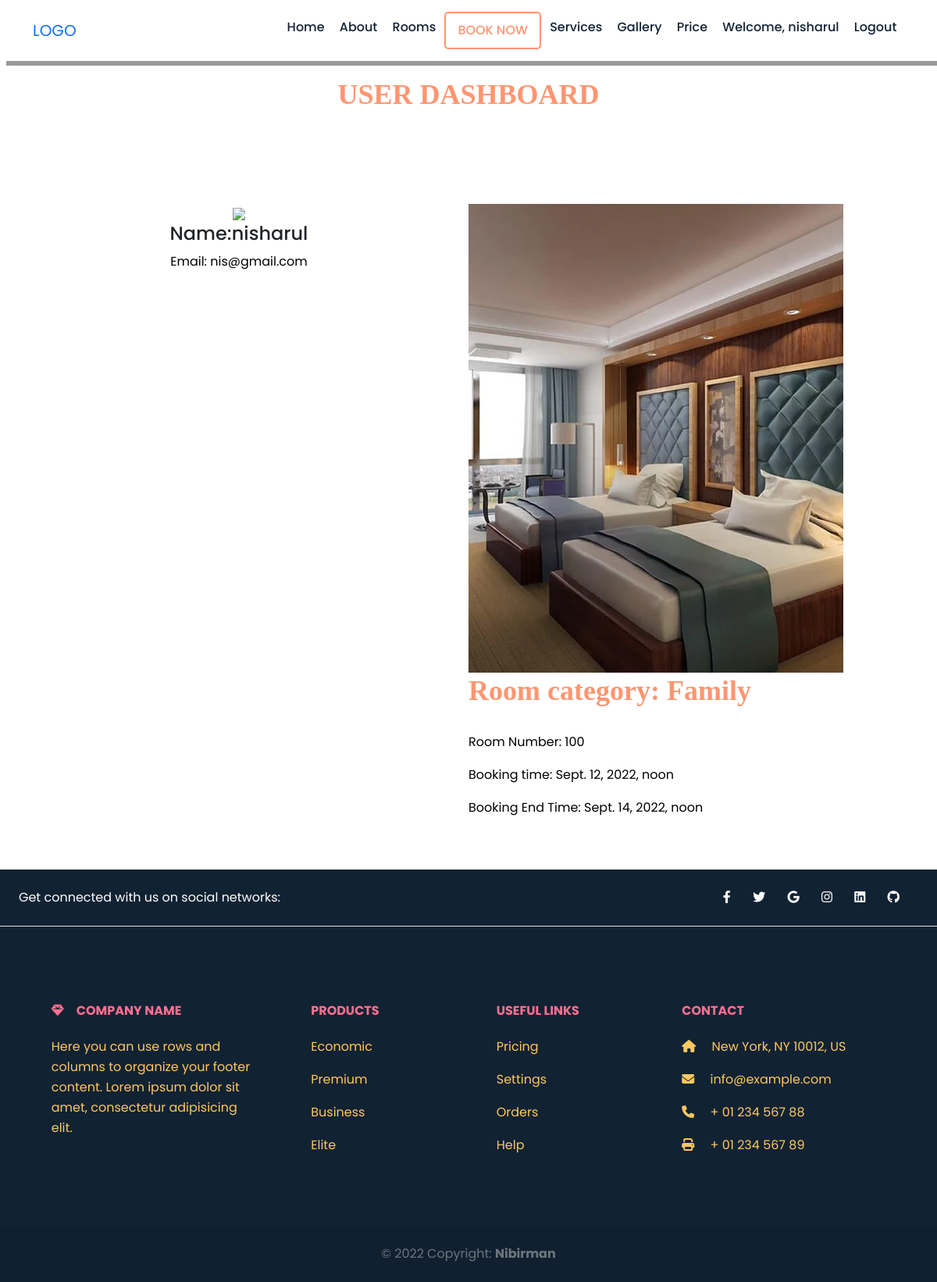
Screenshot of /profile/ (signed in) with the database file from the repository.
### hotel/models.py (models this page shows, shortened)
class Booking(models.Model):
    user = models.ForeignKey(settings.AUTH_USER_MODEL, on_delete=models.CASCADE, null=True, blank=True)
    room = models.ForeignKey(Room,on_delete=models.CASCADE)
    complete=models.BooleanField(default=False)
    Name = models.CharField(max_length=100, null=True)
    email = models.CharField(max_length=100, null=True)
    address_type = models.CharField(max_length=200, null=True)
    phone = models.CharField(max_length=14, null=True)
    starttime = models.DateTimeField(default=datetime.now())
    endtime = models.DateTimeField(default=datetime.now())
    def __str__(self):
        return self.user.username

class Room(models.Model):
     name = models.CharField(max_length=200, null=True)
     room_number = models.PositiveIntegerField()
     price = models.FloatField()
     short_desc=models.CharField(max_length=200, null=True)
     long_desc=models.TextField()
     category = models.ForeignKey(Category, on_delete=models.CASCADE)
     image = models.ImageField(upload_to='images/room', null=True, blank=True)
     gallery = models.ManyToManyField(Gallery, blank=True,related_name="product_img")
     booked=models.BooleanField(default=False)
     type = models.CharField(max_length=100)
     capacity =  models.IntegerField()
     beds =  models.IntegerField()

class Category(models.Model):
    name=models.CharField(max_length=100, null=True)
    image = models.ImageField(upload_to ='images/category', null=True, blank=True)

### hotel/views.py (the view)
# urls.py: path('profile/', views.Profile, name='profile'),
@login_required
def Profile(request):
    user = request.user
    print(user)
    booked = Booking.objects.filter(user=request.user).order_by('-id')[:1]
    print(booked)
    context = {'booked': booked, 'user': user}
    return render(request, 'User.html', context)

### templates/User.html (shortened to what this page needs)
{% load static %}
{% include "navbar.html" %}
    {% block content %}
       <section id="user" class="user_wrapper mt-5">
        <div class="container-fluid">
        <div class="row">
          <div class="col-sm-12 section-title text-center mb-5">
              <h3>USER DASHBOARD</h3>
          </div>
      </div>
      <div class="row m-0">
        <div class="row flex-lg-row flex-column-reverse">
          <div class="col-lg-6 mb-4 mb-lg-0 ps-lg-4 text-center">
            <img src="https://assets.stickpng.com/images/585e4bf3cb11b227491c339a.png" class=" user_icon img-fluid">
            <h4>Name:{{ user.username}}</h4>
            <p>Email: {{ user.email }}</p>
          </div>
            {% for book in booked %}
          <div class="col-lg-6 text-center text-lg-start">
            <img src={% static "images/images/room/room1.webp" %} class="user_room img-fluid" alt="">
            <h3>Room category: {{ book.room.category.name}}</h3>
            <p>Room Number: {{book.room.room_number}}</p>
            <p>Booking time: {{book.starttime}}</p>
            <p>Booking End Time: {{book.endtime}}</p>
          </div>
            {% endfor %}
          </div>
      </div>
    </div>
       </section>
<footer class="main-footer text-center text-lg-start text-muted">
    <section class="d-flex justify-content-center justify-content-lg-between p-4 border-bottom">
      <div class="me-5 d-none d-lg-block">
        <span class="footer-text">Get connected with us on social networks:</span>
      </div>
      <div class="footer-icons">
        <a href="" class="me-4 text-reset">
          <i class="fab fa-facebook-f"></i>
        </a>
        <a href="" class="me-4 text-reset">
          <i class="fab fa-twitter"></i>
        </a>
        <a href="" class="me-4 text-reset">
          <i class="fab fa-google"></i>
        </a>
        <a href="" class="me-4 text-reset">
          <i class="fab fa-instagram"></i>
        </a>
        <a href="" class="me-4 text-reset">
          <i class="fab fa-linkedin"></i>
        </a>
        <a href="" class="me-4 text-reset">
          <i class="fab fa-github"></i>
        </a>
      </div>
    </section>
    <section class="">
      <div class="container text-center text-md-start mt-5">
        <div class="row mt-3">
          <div class="col-md-3 col-lg-4 col-xl-3 mx-auto mb-4">
            <h6 class="text-uppercase fw-bold mb-4">
              <i class="fas fa-gem me-3"></i>Company name
            </h6>
            <p>
              Here you can use rows and columns to organize your footer content. Lorem ipsum
              dolor sit amet, consectetur adipisicing elit.
            </p>
          </div>
          <div class="col-md-2 col-lg-2 col-xl-2 mx-auto mb-4">
            <h6 class="text-uppercase fw-bold mb-4">
              Products
            </h6>
            <p>
              <a href="#!" class="text-reset">Economic</a>
            </p>
            <p>
              <a href="#!" class="text-reset">Premium</a>
            </p>
            <p>
              <a href="#!" class="text-reset">Business</a>
            </p>
            <p>
              <a href="#!" class="text-reset">Elite</a>
            </p>
          </div>
          <div class="col-md-3 col-lg-2 col-xl-2 mx-auto mb-4">
            <h6 class="text-uppercase fw-bold mb-4">
              Useful links
            </h6>
            <p>
              <a href="#!" class="text-reset">Pricing</a>
            </p>
            <p>
              <a href="#!" class="text-reset">Settings</a>
            </p>
            <p>
              <a href="#!" class="text-reset">Orders</a>
            </p>
            <p>
              <a href="#!" class="text-reset">Help</a>
            </p>
          </div>
          <div class="col-md-4 col-lg-3 col-xl-3 mx-auto mb-md-0 mb-4">
            <h6 class="text-uppercase fw-bold mb-4">Contact</h6>
            <p><i class="fas fa-home me-3"></i> New York, NY 10012, US</p>
            <p>
              <i class="fas fa-envelope me-3"></i>
              info@example.com
            </p>
            <p><i class="fas fa-phone me-3"></i> + 01 234 567 88</p>
            <p><i class="fas fa-print me-3"></i> + 01 234 567 89</p>
          </div>
        </div>
      </div>
    </section>
    <div class="text-center p-4" style="background-color: rgba(0, 0, 0, 0.05);">
      © 2022 Copyright:
      <a class="text-reset fw-bold" href="https://www.facebook.com/nick404.vikings/">Nibirman</a>
    </div>
  </footer>
</body>
</html>
{% endblock %}

### templates/navbar.html (shortened to what this page needs)
{% load static %}
<!DOCTYPE html>
<html lang="en">
<head>
    <link rel="stylesheet" href="https://cdn.jsdelivr.net/npm/swiper@8/swiper-bundle.min.css"/>
    <link rel="stylesheet" href="https://cdnjs.cloudflare.com/ajax/libs/font-awesome/6.1.2/css/all.min.css"/>
    <link rel="stylesheet" href={% static "css/bootstrap.min.css" %}>
    <link rel="stylesheet" href={% static "css/responsive-style.css" %}>
    <link rel="stylesheet" href={% static "css/style.css" %}>
</head>
<body data-bs-spy="scroll" data-bs-target=".navbar" data-bs-offset="100">
   <header class="header_wrapper">
    <nav class="navbar fixed-top navbar-expand-lg">
        <div class="container">
        <a class="navbar-brand" href="{% url 'home' %}">LOGO</a>
        <div class="collapse navbar-collapse justify-content-end" id="navbarNav">
          <ul class="navbar-nav menu-navbar-nav">
            <li class="nav-item active">
              <a class="nav-link" href="{% url 'home' %}">Home <span class="sr-only">(current)</span></a>
            </li>
            <li class="nav-item">
              <a class="nav-link" href="#about">About</a>
            </li>
            <li class="nav-item">
              <a class="nav-link" href="#rooms">Rooms</a>
            </li>
           <li class="nav-item mt-3 mt-lg-0">
                <a class="main-btn" href="{% url 'rooms' %}">Book now</a>
            </li>
            <li class="nav-item">
                <a class="nav-link" href="#services">Services</a>
            </li>
            <li class="nav-item">
                <a class="nav-link" href="#gallery">Gallery</a>
            </li>
            <li class="nav-item">
                <a class="nav-link" href="#price">Price</a>
            </li>
                    {% if user.is_authenticated %}
         <li class="nav-item">
        <a class="nav-link" href="{% url 'profile' %}">Welcome, {{user.username}}</a>
      </li>
      <li class="nav-item">
        <a class="nav-link" href="/logout">Logout</a>
      </li>
      {% endif %}
          </ul>
        </div>
    </div>
      </nav>
   </header>

### static/css/style.css (style rules this page uses)
* { box-sizing: border-box; margin: 0px; padding: 0px; }
:root { --primary-color: #FF9671; --secondary-color: #FFC75F; --bg-color: #FF6F91; --bg-white: #fff; --bg-black: #000; --primary-font: 'Poppins', 'sans-serif'; }
body { font-family: var(--primary-font); background-color: var(--bg-white); }
a { text-decoration: none; }
section { padding: 3.125rem 0; }
.main-btn { font-size: 1rem; font-weight: 500; color: var(--primary-color); text-transform: uppercase; background-color: transparent; border: 2px solid var(--primary-color); padding: 10px 15px; border-radius: 5px; line-height: 1,75rem; display: inline-block; transition: all 0.3s ease-out 0s; }
h3 { margin-bottom: 1.875rem; line-height: 2.875rem; font-weight: 700; font-size: 2.25rem; color: #FF9671; font-family: serif; }
p { font-size: 1rem; color: #000; line-height: 1.625rem; }
.section-title:after { content: ''; background-image: url(); background-position: center; background-repeat: no-repeat; display: block; margin-top: -0.934rem; height: 3.375rem; }
.header_wrapper .navbar { padding: .9375rem 0; background: #fff; -webkit-box-shadow: 0.5rem .375rem rgb(0 0 0 / 40%); box-shadow: 0.5rem .375rem rgb(0 0 0 / 40%); -webkit-transition: bacground 0s ease-in-out 0s, margin-top 0s ease-in-out 0s, opacity 0s ease-in-out 0s; transition: bacground 0s ease-in-out 0s, margin-top 0s ease-in-out 0s, opacity 0s ease-in-out 0s; }
.header_wrapper .nav-item { margin: 0 .10rem; align-items: center; }
.header_wrapper .nav-item .nav-link { font-size: 1rem; font-weight: 500; color: #123; display: inline-block; }
.main-footer { background: #123; }
.main-footer p { color: #FFC75F; }
.main-footer h6 { color: #FF6F91; }
.main-footer .footer-icons { color: white; }
.footer-text { color: white; }

### rows the page displays
Booking: room.category.name "Family", room.room_number "100", starttime "Sept. 12, 2022, noon", endtime "Sept. 14, 2022, noon"

### other values shown
{{ user.username }} "nisharul"
{{ user.email }} "nis@gmail.com"
